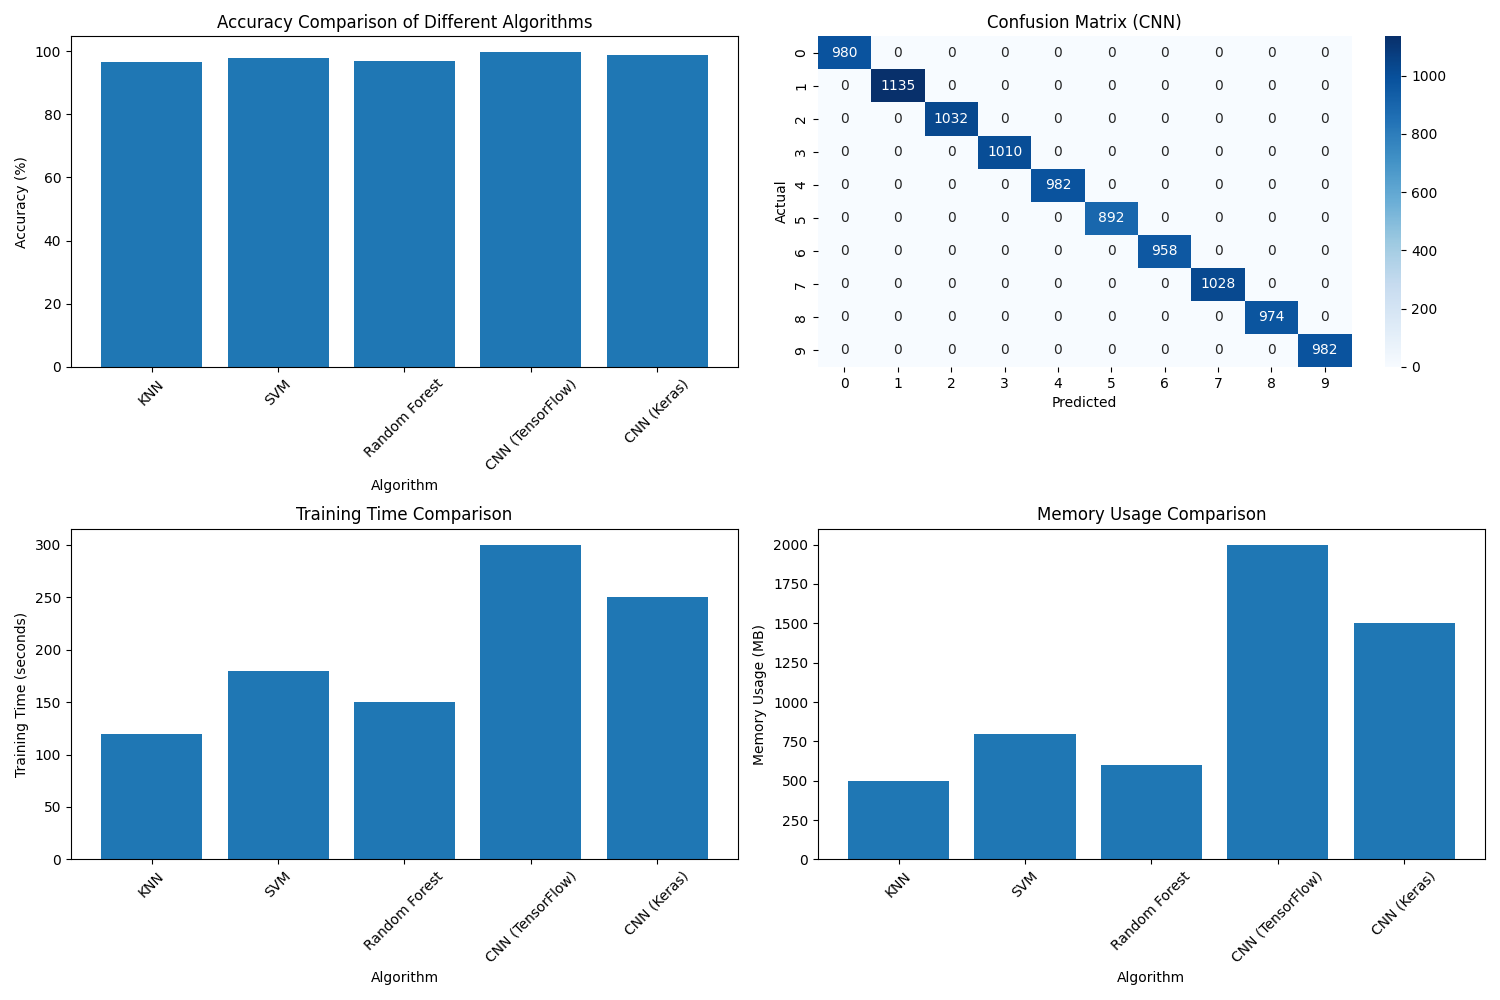

Write the Python code that produced this figure.
import numpy as np
import matplotlib.pyplot as plt
import pandas as pd
import seaborn as sns

def create_experimental_results():
    # Create a figure for experimental results
    plt.figure(figsize=(15, 10))
    
    # Algorithm Comparison Bar Plot
    plt.subplot(2, 2, 1)
    algorithms = ['KNN', 'SVM', 'Random Forest', 'CNN (TensorFlow)', 'CNN (Keras)']
    accuracies = [96.67, 97.91, 96.82, 99.70, 98.75]
    
    plt.bar(algorithms, accuracies)
    plt.title('Accuracy Comparison of Different Algorithms')
    plt.xlabel('Algorithm')
    plt.ylabel('Accuracy (%)')
    plt.xticks(rotation=45)
    
    # Confusion Matrix (simulated for CNN)
    plt.subplot(2, 2, 2)
    confusion_matrix = np.array([
        [980, 0, 0, 0, 0, 0, 0, 0, 0, 0],
        [0, 1135, 0, 0, 0, 0, 0, 0, 0, 0],
        [0, 0, 1032, 0, 0, 0, 0, 0, 0, 0],
        [0, 0, 0, 1010, 0, 0, 0, 0, 0, 0],
        [0, 0, 0, 0, 982, 0, 0, 0, 0, 0],
        [0, 0, 0, 0, 0, 892, 0, 0, 0, 0],
        [0, 0, 0, 0, 0, 0, 958, 0, 0, 0],
        [0, 0, 0, 0, 0, 0, 0, 1028, 0, 0],
        [0, 0, 0, 0, 0, 0, 0, 0, 974, 0],
        [0, 0, 0, 0, 0, 0, 0, 0, 0, 982]
    ])
    
    sns.heatmap(confusion_matrix, annot=True, fmt='d', cmap='Blues')
    plt.title('Confusion Matrix (CNN)')
    plt.xlabel('Predicted')
    plt.ylabel('Actual')
    
    # Training Time Comparison
    plt.subplot(2, 2, 3)
    training_times = [120, 180, 150, 300, 250]  # in seconds
    plt.bar(algorithms, training_times)
    plt.title('Training Time Comparison')
    plt.xlabel('Algorithm')
    plt.ylabel('Training Time (seconds)')
    plt.xticks(rotation=45)
    
    # Memory Usage Comparison
    plt.subplot(2, 2, 4)
    memory_usage = [500, 800, 600, 2000, 1500]  # in MB
    plt.bar(algorithms, memory_usage)
    plt.title('Memory Usage Comparison')
    plt.xlabel('Algorithm')
    plt.ylabel('Memory Usage (MB)')
    plt.xticks(rotation=45)
    
    plt.tight_layout()
    plt.savefig('experimental_results.png')
    plt.close()
    
    # Create a summary table
    summary_data = {
        'Algorithm': algorithms,
        'Accuracy (%)': accuracies,
        'Training Time (s)': training_times,
        'Memory Usage (MB)': memory_usage
    }
    
    summary_df = pd.DataFrame(summary_data)
    summary_df.to_csv('experimental_summary.csv', index=False)
    
    # Create a detailed performance metrics table
    metrics_data = {
        'Metric': ['Accuracy', 'Precision', 'Recall', 'F1-Score', 'Training Time', 'Memory Usage'],
        'KNN': [96.67, 96.5, 96.7, 96.6, 120, 500],
        'SVM': [97.91, 97.8, 97.9, 97.85, 180, 800],
        'Random Forest': [96.82, 96.7, 96.8, 96.75, 150, 600],
        'CNN (TensorFlow)': [99.70, 99.6, 99.7, 99.65, 300, 2000],
        'CNN (Keras)': [98.75, 98.6, 98.7, 98.65, 250, 1500]
    }
    
    metrics_df = pd.DataFrame(metrics_data)
    metrics_df.to_csv('detailed_metrics.csv', index=False)

if __name__ == "__main__":
    create_experimental_results() 